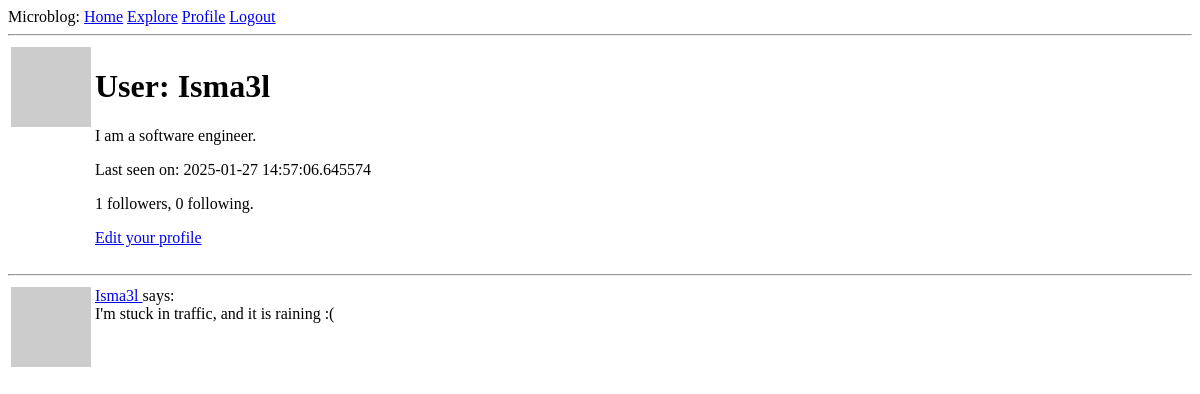
The page /user/Isma3l (signed in) on the database as committed earlier.
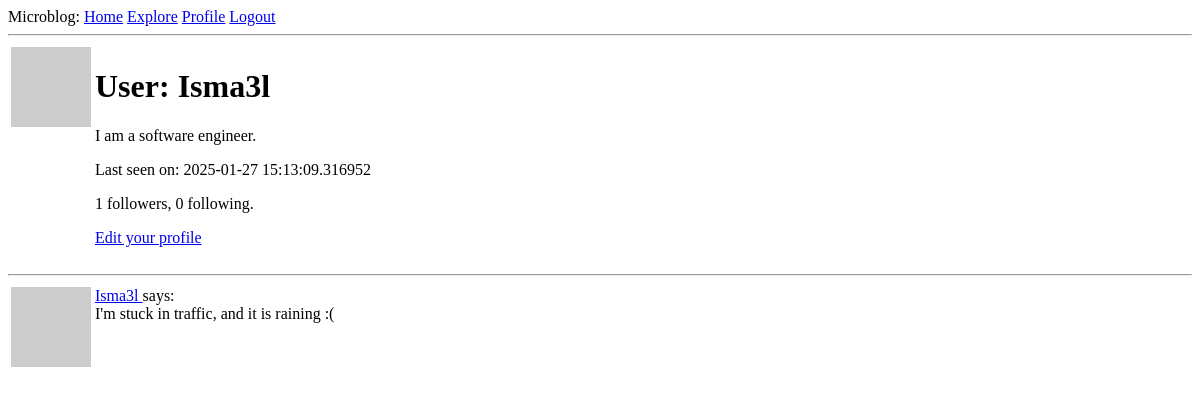
The same page on the database as committed later.
### app/models.py (models this page shows, shortened)
class User(UserMixin, db.Model):
    id: so.Mapped[int] = so.mapped_column(primary_key=True)
    username: so.Mapped[str] = so.mapped_column(sa.String(64), index=True,
                                                unique=True)
    email: so.Mapped[str] = so.mapped_column(sa.String(120), index=True,
                                             unique=True)
    password_hash: so.Mapped[Optional[str]] = so.mapped_column(sa.String(256))
    posts: so.WriteOnlyMapped['Post'] = so.relationship(
        back_populates='author')
    about_me: so.Mapped[Optional[str]] = so.mapped_column(sa.String(140))
    last_seen: so.Mapped[Optional[datetime]] = so.mapped_column(
        default=lambda: datetime.now(timezone.utc))
    def avatar(self, size):
        digest = md5(self.email.lower().encode('utf-8')).hexdigest()
        return f'https://www.gravatar.com/avatar/{digest}?d=identicon&s={size}'
    following: so.WriteOnlyMapped['User'] = so.relationship(
        secondary=followers,primaryjoin=(followers.c.follower_id == id),
        secondaryjoin=(followers.c.followed_id == id),
        back_populates='followers')
    followers: so.WriteOnlyMapped['User'] = so.relationship(
        secondary=followers, primaryjoin=(followers.c.followed_id == id),
        secondaryjoin=(followers.c.follower_id == id),
        back_populates='following')
    def followers_count(self):
        query = sa.select(sa.func.count()).select_from(
            self.followers.select().subquery())
        return db.session.scalar(query)
    def following_count(self):
        query = sa.select(sa.func.count()).select_from(
            self.following.select().subquery())
        return db.session.scalar(query)

class Post(db.Model):
    id: so.Mapped[int] = so.mapped_column(primary_key=True)
    body: so.Mapped[str] = so.mapped_column(sa.String(140))
    timestamp: so.Mapped[datetime] = so.mapped_column(
        index=True, default=lambda: datetime.now(timezone.utc))
    user_id: so.Mapped[int] = so.mapped_column(sa.ForeignKey(User.id),
                                                index=True)
    author: so.Mapped[User] = so.relationship(back_populates='posts')

### app/routes.py (the view)
@app.route('/user/<username>')
@login_required
def user(username):
    user = db.first_or_404(sa.select(User).where(User.username == username))
    page = request.args.get('page', 1, type=int)
    query = user.posts.select().order_by(Post.timestamp.desc())
    posts = db.paginate(query, page=page,
                        per_page=app.config['POSTS_PER_PAGE'], error_out=False)
    next_url = url_for('user', username=user.username, page=posts.next_num) \
        if posts.has_next else None
    prev_url = url_for('user', username=user.username, page=posts.prev_url) \
        if posts.has_prev else None
    form = EmptyForm()
    return render_template('user.html', user=user, posts=posts.items,
                           next_url=next_url, prev_url=prev_url, form=form)

### app/models.py (called while the page is built)
@login.user_loader
def load_user(id):
    return db.session.get(User, int(id))

### app/routes.py (called while the page is built)
@app.before_request
def before_request():
    if current_user.is_authenticated:
        current_user.last_seen = datetime.now(timezone.utc)
        db.session.commit()

### app/templates/user.html (shortened to what this page needs)
{% extends "base.html" %}
{% block content %}
    <table>
        <tr valign="top">
            <td><img src="{{ user.avatar(128) }}"></td>
            <td>
                <h1>User: {{ user.username }}</h1>
                {% if user.about_me %}<p>{{ user.about_me }}</p>{% endif %}
                {% if user.last_seen %}<p>Last seen on: {{ user.last_seen }}</p>{% endif %}
                <p>{{ user.followers_count() }} followers, {{ user.following_count() }} following.</p>
                {% if user == current_user %}
                <p><a href="{{ url_for('edit_profile') }}">Edit your profile</a></p>
                {% endif %}
            </td>
        </tr>
    </table>
    <hr>
    {% for post in posts %}
        {% include '_post.html' %}
    {% endfor %}
{% endblock %}

### app/templates/base.html (shortened to what this page needs)
<!DOCTYPE html>
<html lang="en">
<head>
</head>
<body>
    <div>
        Microblog:
        <a href="{{ url_for('index') }}">Home</a>
        <a href="{{ url_for('explore') }}">Explore</a>
        {% if current_user.is_anonymous %}
            <a href="{{ url_for('login') }}">Login</a>
        {% else %}
            <a href="{{ url_for('user', username=current_user.username) }}">Profile</a>
            <a href="{{ url_for('logout') }}">Logout</a>
        {% endif %}
    </div>
    <hr>
    {% block content %}{% endblock %}
</body>
</html>

### app/templates/_post.html
<table>
    <tr valign="top">
        <td><img src="{{ post.author.avatar(36) }}"></td>
        <td>
            <a href="{{ url_for('user', username=post.author.username) }}">
                {{ post.author.username }}
            </a>
            says:<br>{{ post.body }}
        </td>
    </tr>
</table>

Rows that differ between the two databases and show on the page:
changed User "Isma3l": last_seen "2025-01-27 14:57:06.645574" → "2025-01-27 15:13:09.316952"
